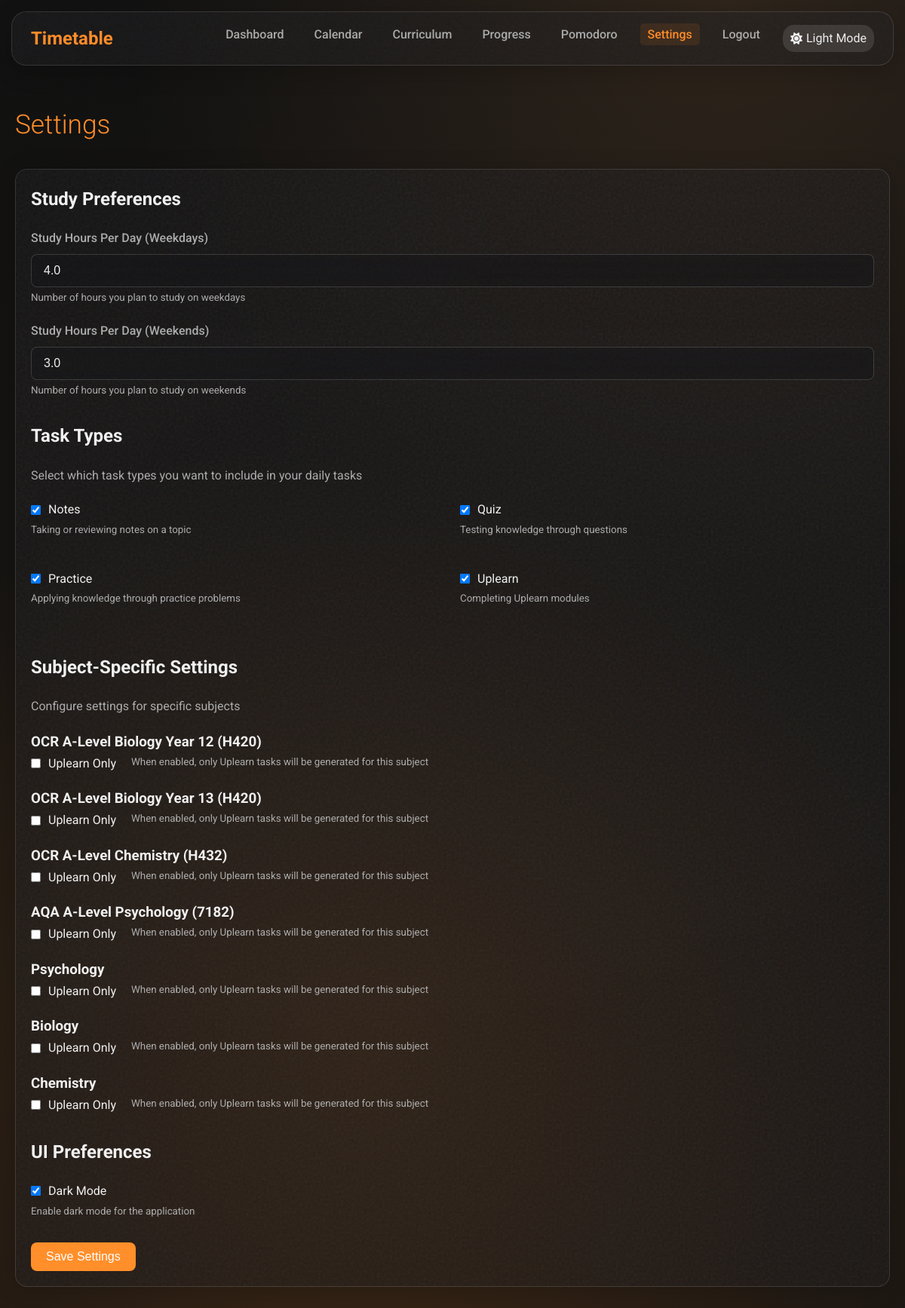
The app's page /settings (signed in) with its own data.
### app/models/user.py (models this page shows, shortened)
class User(db.Model, UserMixin):
    __tablename__ = 'users'
    id = db.Column(db.Integer, primary_key=True)
    username = db.Column(db.String(50), unique=True, nullable=False)
    password_hash = db.Column(db.String(128), nullable=False)
    email = db.Column(db.String(100), unique=False, nullable=True)
    created_at = db.Column(db.DateTime, default=datetime.utcnow)
    last_login = db.Column(db.DateTime, nullable=True)
    study_hours_per_day = db.Column(db.Float, default=2.0)
    weekend_study_hours = db.Column(db.Float, default=3.0)
    dark_mode = db.Column(db.Boolean, default=False)
    task_type_preferences = db.relationship('TaskTypePreference', backref='user', lazy=True, cascade='all, delete-orphan')
    tasks = db.relationship('Task', back_populates='assigned_user', lazy=True, cascade='all, delete-orphan')
    subtopic_confidences = db.relationship('SubtopicConfidence', back_populates='user', lazy=True, cascade='all, delete-orphan')
    topic_confidences = db.relationship('TopicConfidence', back_populates='user', lazy=True, cascade='all, delete-orphan')

### app/models/task.py (models this page shows, shortened)
class TaskType(db.Model):
    __tablename__ = 'task_types'
    id = db.Column(db.Integer, primary_key=True)
    name = db.Column(db.String(50), nullable=False, unique=True)
    description = db.Column(db.Text, nullable=True)
    preferences = db.relationship('TaskTypePreference', backref='task_type', lazy=True, cascade='all, delete-orphan')
    tasks = db.relationship('Task', backref='task_type', lazy=True)

### app/models/curriculum.py (models this page shows, shortened)
class Subject(db.Model):
    __tablename__ = 'subjects'
    id = db.Column(db.Integer, primary_key=True)
    title = db.Column(db.String(255), nullable=False)
    description = db.Column(db.Text, nullable=True)
    value = db.Column(db.Integer, default=1)  # Used in the curriculum hierarchy
    is_user_created = db.Column(db.Boolean, default=False)
    created_by_user_id = db.Column(db.Integer, db.ForeignKey('users.id'), nullable=True)
    topics = db.relationship('Topic', back_populates='subject', lazy=True, cascade='all, delete-orphan')
    tasks = db.relationship('Task', back_populates='subject', lazy=True)

### app/routes/main.py (the view, shortened to what this page needs)
@main_bp.route('/settings', methods=['GET', 'POST'])
@login_required
def settings():
    task_types = TaskType.query.all()
    subjects = Subject.query.all()
    global_preferences = {}
    subject_preferences = {}
    for task_type in task_types:
        preference = TaskTypePreference.query.filter_by(
            user_id=current_user.id,
            task_type_id=task_type.id,
            subject_id=None
        ).first()
        global_preferences[task_type.id] = preference.is_enabled if preference else True
        if task_type.name == 'uplearn':
            for subject in subjects:
                preference = TaskTypePreference.query.filter_by(
                    user_id=current_user.id,
                    task_type_id=task_type.id,
                    subject_id=subject.id
                ).first()
                if subject.id not in subject_preferences:
                    subject_preferences[subject.id] = {}
                subject_preferences[subject.id][task_type.id] = preference.is_enabled if preference else False
    return render_template('main/settings.html',
                           task_types=task_types,
                           subjects=subjects,
                           global_preferences=global_preferences,
                           subject_preferences=subject_preferences)

### app/models/user.py (called while the page is built)
@login_manager.user_loader
def load_user(user_id):
    return User.query.get(int(user_id))

### app/utils/cache_utils.py (called while the page is built)
def cache_static_files(app, max_age=86400):  # Default 1 day
    @app.after_request
    def add_cache_headers_to_static(response):
        if request.path.startswith('/static/'):
            if re.search(r'\.(css|js|jpg|jpeg|png|gif|ico|woff2|woff|ttf|svg)$', request.path):
                response.headers['Cache-Control'] = f'public, max-age={max_age}'
                if re.search(r'\.[0-9a-f]{8,}\.(css|js|jpg|jpeg|png|gif|svg)$', request.path):
                    response.headers['Cache-Control'] = 'public, max-age=31536000, immutable'
        return response
    return app

### app/templates/main/settings.html (shortened to what this page needs)
{% extends "base.html" %}
{% block content %}
<h1 class="page-title">Settings</h1>
<div class="glass-card mb-3">
    <form method="POST" action="{{ url_for('main.settings') }}">
        <h2 class="mb-2">Study Preferences</h2>
        <div class="form-group">
            <label for="study_hours" class="form-label">Study Hours Per Day (Weekdays)</label>
            <input type="number" id="study_hours" name="study_hours" class="form-control" value="{{ current_user.study_hours_per_day }}" min="0.5" max="12" step="0.5">
            <small class="text-secondary">Number of hours you plan to study on weekdays</small>
        </div>
        <div class="form-group">
            <label for="weekend_hours" class="form-label">Study Hours Per Day (Weekends)</label>
            <input type="number" id="weekend_hours" name="weekend_hours" class="form-control" value="{{ current_user.weekend_study_hours }}" min="0" max="12" step="0.5">
            <small class="text-secondary">Number of hours you plan to study on weekends</small>
        </div>
        <h2 class="mt-3 mb-2">Task Types</h2>
        <p class="mb-2 text-secondary">Select which task types you want to include in your daily tasks</p>
        <div class="grid col-2">
            {% for task_type in task_types %}
                <div class="form-group">
                    <label class="d-flex items-center gap-1">
                        <input type="checkbox" name="task_type_{{ task_type.id }}" {% if global_preferences[task_type.id] %}checked{% endif %}>
                        <span>{{ task_type.name|capitalize }}</span>
                    </label>
                    <small class="text-secondary">{{ task_type.description }}</small>
                </div>
            {% endfor %}
        </div>
        <h2 class="mt-3 mb-2">Subject-Specific Settings</h2>
        <p class="mb-2 text-secondary">Configure settings for specific subjects</p>
        {% for subject in subjects %}
            <div class="form-group">
                <h3>{{ subject.title }}</h3>
                <div class="d-flex gap-2 flex-wrap">
                    <label class="d-flex items-center gap-1">
                        <input
                            type="checkbox"
                            name="uplearn_subject_{{ subject.id }}"
                            {% if subject.id in subject_preferences and subject_preferences[subject.id][task_types|selectattr('name', 'equalto', 'uplearn')|map(attribute='id')|first] %}checked{% endif %}>
                        <span>Uplearn Only</span>
                    </label>
                    <small class="text-secondary">When enabled, only Uplearn tasks will be generated for this subject</small>
                </div>
            </div>
        {% endfor %}
        <h2 class="mt-3 mb-2">UI Preferences</h2>
        <div class="form-group">
            <label class="d-flex items-center gap-1">
                <input type="checkbox" name="dark_mode" {% if current_user.dark_mode %}checked{% endif %}>
                <span>Dark Mode</span>
            </label>
            <small class="text-secondary">Enable dark mode for the application</small>
        </div>
        <div class="mt-3">
            <button type="submit" class="btn btn-primary">Save Settings</button>
        </div>
    </form>
</div>
{% endblock %}

### app/templates/base.html (shortened to what this page needs)
<!DOCTYPE html>
<html lang="en" data-theme="{{ 'dark' if current_user.is_authenticated and current_user.dark_mode else 'light' }}">
<head>
    <link rel="stylesheet" href="{{ url_for('static', filename='css/style.css') }}">
    <link rel="stylesheet" href="{{ url_for('static', filename='css/animations.css') }}">
    <link rel="stylesheet" href="https://cdnjs.cloudflare.com/ajax/libs/font-awesome/6.4.0/css/all.min.css">
</head>
<body class="{% block body_class %}{% endblock %}">
<header>
        <nav class="navbar glass-noise">
            <a href="{{ url_for('main.index') }}" class="navbar-brand">Timetable</a>
            <ul class="navbar-nav" id="navbar-nav">
                {% if current_user.is_authenticated %}
                <li><a href="{{ url_for('main.index') }}" class="nav-link {{ 'active' if request.endpoint == 'main.index' }}">Dashboard</a></li>
                <li><a href="{{ url_for('main.calendar') }}" class="nav-link {{ 'active' if request.endpoint == 'main.calendar' }}">Calendar</a></li>
                <li><a href="{{ url_for('main.curriculum') }}" class="nav-link {{ 'active' if request.endpoint == 'main.curriculum' }}">Curriculum</a></li>
                <li><a href="{{ url_for('main.progress') }}" class="nav-link {{ 'active' if request.endpoint == 'main.progress' }}">Progress</a></li>
                <li><a href="{{ url_for('main.pomodoro') }}" class="nav-link {{ 'active' if request.endpoint == 'main.pomodoro' }}">Pomodoro</a></li>
                <li><a href="{{ url_for('main.settings') }}" class="nav-link {{ 'active' if request.endpoint == 'main.settings' }}">Settings</a></li>
                <li><a href="{{ url_for('auth.logout') }}" class="nav-link">Logout</a></li>
                <li>
                    <div class="dark-mode-toggle glass-noise" id="dark-mode-toggle">
                        <i class="fas {{ 'fa-sun' if current_user.dark_mode else 'fa-moon' }}"></i>
                        <span>{{ 'Light Mode' if current_user.dark_mode else 'Dark Mode' }}</span>
                    </div>
                </li>
                {% else %}
                <li><a href="{{ url_for('auth.login') }}" class="nav-link {{ 'active' if request.endpoint == 'auth.login' }}">Login</a></li>
                <li><a href="{{ url_for('auth.register') }}" class="nav-link {{ 'active' if request.endpoint == 'auth.register' }}">Register</a></li>
                {% endif %}
            </ul>
        </nav>
    </header>
    <main class="container">
        {% block content %}{% endblock %}
    </main>
</body>
</html>

### app/static/css/animations.css (style rules this page uses)
:root { --transition-speed: 0.3s; --transition-function: cubic-bezier(0.4, 0, 0.2, 1); --animation-duration: 0.6s; }
.slide-up { animation: slideUp var(--animation-duration) var(--transition-function); }
.hover-lift { transition: transform var(--transition-speed) var(--transition-function), box-shadow var(--transition-speed) var(--transition-function); }
.btn { position: relative; overflow: hidden; }
.btn::after { content: ''; position: absolute; top: 50%; left: 50%; width: 5px; height: 5px; background: rgba(255, 255, 255, 0.5); opacity: 0; border-radius: 100%; transform: scale(1, 1) translate(-50%, -50%); transform-origin: 50% 50%; }
.stagger-fade-in > * { opacity: 0; transform: translateY(20px); animation: staggerFadeIn 0.5s ease forwards; }
.stagger-fade-in > *:nth-child(1) { animation-delay: 0.1s; }
.stagger-fade-in > *:nth-child(2) { animation-delay: 0.2s; }
.stagger-fade-in > *:nth-child(3) { animation-delay: 0.3s; }
.stagger-fade-in > *:nth-child(4) { animation-delay: 0.4s; }
.animated-bg { position: relative; overflow: hidden; }
.animated-bg::before { content: ""; position: absolute; top: -50%; left: -50%; width: 200%; height: 200%; background: radial-gradient( circle at center, rgba(var(--accent-color-rgb), 0.1) 0%, rgba(var(--accent-color-rgb), 0) 50% ); animation: rotateBg 30s linear infinite; z-index: -1; }
.navbar { animation: float 6s ease-in-out infinite; }
.glass-noise { position: relative; }
.glass-noise::before { content: ''; position: absolute; top: 0; left: 0; right: 0; bottom: 0; opacity: 0.03; pointer-events: none; z-index: 1; border-radius: inherit; }
[data-theme="dark"] .glass-noise::before { opacity: 0.05; }

### records on screen
User: dark_mode "Light Mode", study_hours "4.0", weekend_hours "3.0", dark_mode "☑"
TaskType: id "☑", name "Notes", description "Taking or reviewing notes on a topic"
TaskType: id "☑", name "Quiz", description "Testing knowledge through questions"
TaskType: id "☑", name "Practice", description "Applying knowledge through practice problems"
TaskType: id "☑", name "Uplearn", description "Completing Uplearn modules"
Subject: title "OCR A-Level Biology Year 12 (H420)"
Subject: title "OCR A-Level Biology Year 13 (H420)"
Subject: title "OCR A-Level Chemistry (H432)"
Subject: title "AQA A-Level Psychology (7182)"
Subject: title "Psychology"
Subject: title "Biology"
Subject: title "Chemistry"
